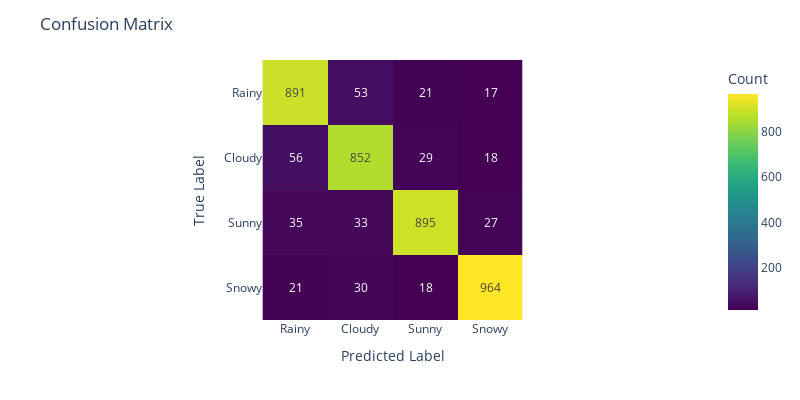

Notebook code cell kept with this figure:
### Code cell
print("Decision Tree - Best Params:", DT_grid_search.best_params_)
print("Decision Tree - Best Estimator:", DT_grid_search.best_estimator_)
print("Decision Tree - Best Score:", DT_grid_search.best_score_)
print("Accuracy:",accuracy_DT)
print(Confusion_DT)
Plot_5(y_test,y_pred_DT)

### Figure 1 — Plotly figure (JSON) as saved in the notebook; plotly's stock layout.template omitted (floating-point values rounded to 4 significant figures)
{"data": [{"coloraxis": "coloraxis", "hovertemplate": "Predicted Label: %{x}<br>True Label: %{y}<br>Count: %{z}<extra></extra>", "name": "0", "texttemplate": "%{z}", "type": "heatmap", "x": ["Rainy", "Cloudy", "Sunny", "Snowy"], "xaxis": "x", "y": ["Rainy", "Cloudy", "Sunny", "Snowy"], "yaxis": "y", "z": [[891, 53, 21, 17], [56, 852, 29, 18], [35, 33, 895, 27], [21, 30, 18, 964]]}], "layout": {"coloraxis": {"colorbar": {"title": {"text": "Count"}}, "colorscale": [[0, "#440154"], [0.1111, "#482878"], [0.2222, "#3e4989"], [0.3333, "#31688e"], [0.4444, "#26828e"], [0.5556, "#1f9e89"], [0.6667, "#35b779"], [0.7778, "#6ece58"], [0.8889, "#b5de2b"], [1, "#fde725"]]}, "height": 400, "margin": {"t": 60}, "title": {"text": "Confusion Matrix"}, "width": 800, "xaxis": {"anchor": "y", "constrain": "domain", "domain": [0, 1], "scaleanchor": "y", "title": {"text": "Predicted Label"}}, "yaxis": {"anchor": "x", "autorange": "reversed", "constrain": "domain", "domain": [0, 1], "title": {"text": "True Label"}}}}
